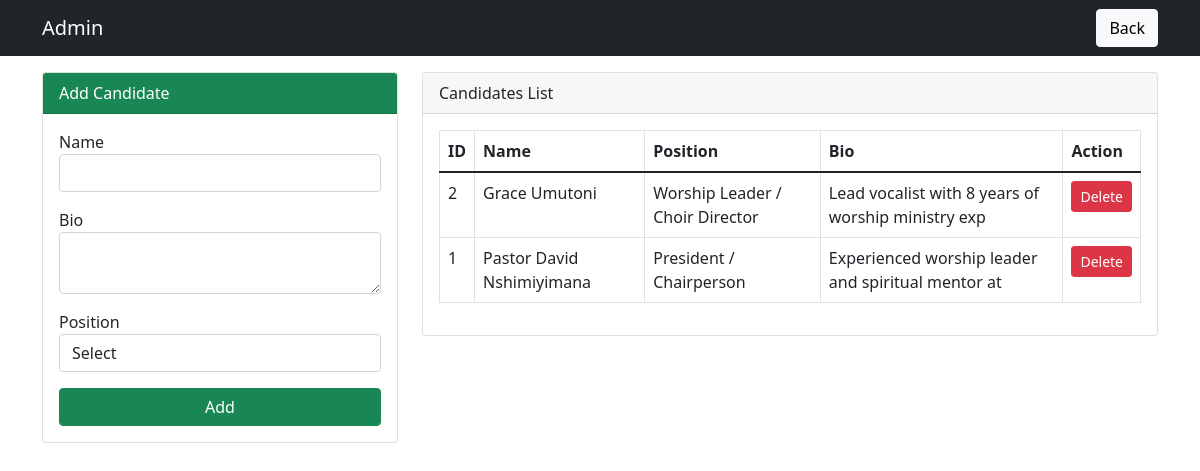
The app's page /admin/manage_candidates.php (signed in) with its own data.
### tables this page shows
CREATE TABLE candidates (
    id INT PRIMARY KEY AUTO_INCREMENT,
    name VARCHAR(100) NOT NULL,
    bio TEXT,
    position_id INT NOT NULL,
    created_at TIMESTAMP DEFAULT CURRENT_TIMESTAMP,
    FOREIGN KEY (position_id) REFERENCES positions(id) ON DELETE CASCADE
);

CREATE TABLE positions (
    id INT PRIMARY KEY AUTO_INCREMENT,
    title VARCHAR(100) NOT NULL,
    description TEXT,
    created_at TIMESTAMP DEFAULT CURRENT_TIMESTAMP
);

### admin/manage_candidates.php (the view, shortened to what this page needs)
<?php require_once "../config/functions.php";
$candidates = $pdo->query("SELECT c.*, p.title as pos_title FROM candidates c JOIN positions p ON c.position_id=p.id ORDER BY c.id DESC")->fetchAll();
?>
<!DOCTYPE html>
<html><head><title>Manage Candidates</title><link href="https://cdn.jsdelivr.net/npm/bootstrap@5.1.3/dist/css/bootstrap.min.css" rel="stylesheet"><link rel="stylesheet" href="https://cdnjs.cloudflare.com/ajax/libs/font-awesome/6.0.0/css/all.min.css"></head>
<body><nav class="navbar navbar-dark bg-dark"><div class="container"><a class="navbar-brand" href="dashboard.php">Admin</a><a href="dashboard.php" class="btn btn-light">Back</a></div></nav>
<div class="container mt-3"><div class="row"><div class="col-md-4"><div class="card"><div class="card-header bg-success text-white">Add Candidate</div><div class="card-body"><form method="POST"><div class="mb-3"><label>Name</label><input type="text" name="name" class="form-control" required></div><div class="mb-3"><label>Bio</label><textarea name="bio" class="form-control"></textarea></div><div class="mb-3"><label>Position</label><select name="position_id" class="form-control" required><option value="">Select</option><?php foreach($positions as $p):?><option value="<?php echo $p["id"];?>"><?php echo htmlspecialchars($p["title"]);?></option><?php endforeach;?></select></div><button type="submit" name="add" class="btn btn-success w-100">Add</button></form></div></div></div>
<div class="col-md-8"><div class="card"><div class="card-header">Candidates List</div><div class="card-body"><table class="table table-bordered"><thead><tr><th>ID</th><th>Name</th><th>Position</th><th>Bio</th><th>Action</th></tr></thead><tbody><?php foreach($candidates as $c):?><tr><td><?php echo $c["id"];?></td><td><?php echo htmlspecialchars($c["name"]);?></td><td><?php echo htmlspecialchars($c["pos_title"]);?></td><td><?php echo htmlspecialchars(substr($c["bio"],0,50));?></td><td><a href="?del=<?php echo $c["id"];?>" class="btn btn-sm btn-danger" onclick="return confirm('Delete?')">Delete</a></td></tr><?php endforeach;?></tbody></table></div></div></div></div></div></body></html>

### records on screen
candidates: id "2", name "Grace Umutoni", position.title "Worship Leader / Choir Director", bio "Lead vocalist with 8 years of worship ministry exp"
candidates: id "1", name "Pastor David Nshimiyimana", position.title "President / Chairperson", bio "Experienced worship leader and spiritual mentor at"
